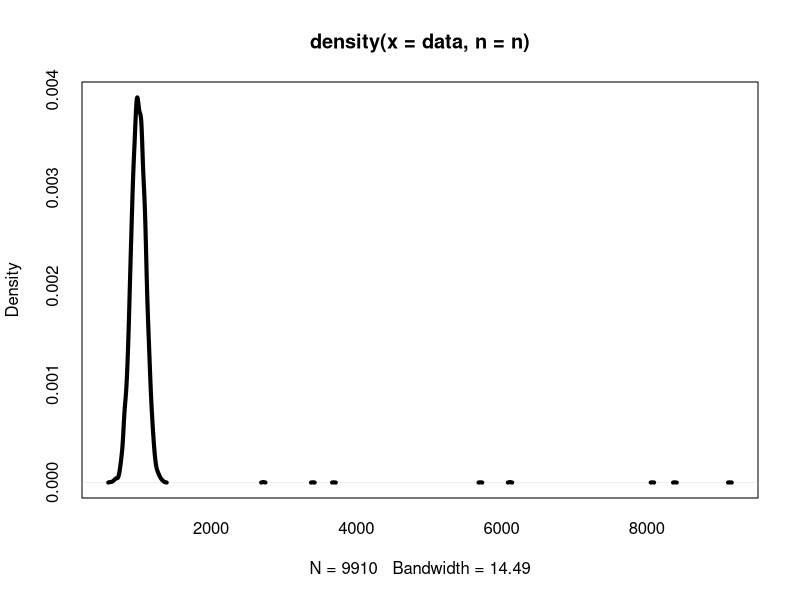

Write R code to recreate this figure.
# frequencytrail.r	Example frequency trail implementation.
#
# This implementation takes a density plot with a high resolution, and
# removes lines that are below a minimum threshold, by setting their value
# to NA.  This hides the zero probability line, and provide a coarse (but
# probably sufficient) view of distribution outliers.
#
# 08-Jun-2013	Brendan Gregg	Created this.

pdf("frequencytrailtest.pdf", w=8, h=4)

# plot a data frame as a frequency trail
plotfrequencytrail <- function(data) {
	n <- 2048				# resolution
	lwd <- 4				# line width

	# threshold. todo: improve this calculation to be more robust.
	thr <- 1 / (sd(data) * length(data))

	den <- density(data, n=n)
	plot(den, col=NA, fg=NA)

	# replace low frequency with NA to avoid plotting
	for (i in 1:n) { if (den$y[i] < thr) { den$y[i] = NA } }

	lines(den, lwd=lwd)
}

# data set is a normal distribution plus outliers
data <- c(rnorm(9900, mean=1000, sd=100),
	  runif(10, min=2000, max=10000))

plotfrequencytrail(data)
